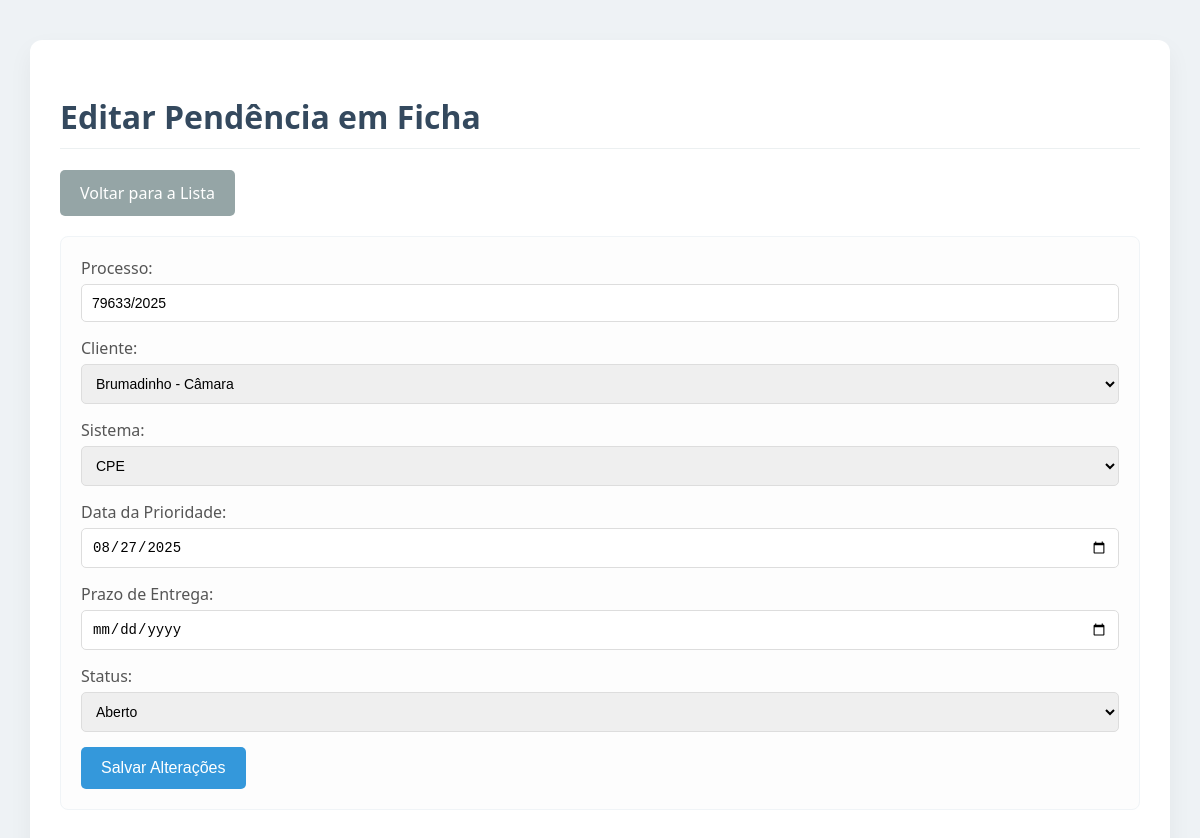
Screenshot of /edit_pendencia/1 with the database file from the repository.
### tables this page shows
CREATE TABLE pendencias (
            id INTEGER PRIMARY KEY AUTOINCREMENT,
            processo TEXT NOT NULL,
            sistema TEXT,
            prazo_entrega TEXT,
            status TEXT
        , cliente TEXT, data_prioridade TEXT);

CREATE TABLE sistemas (
            id INTEGER PRIMARY KEY AUTOINCREMENT,
            nome TEXT NOT NULL,
            sigla TEXT NOT NULL
        );

### app.py (the view, shortened to what this page needs)
@app.route('/edit_pendencia/<int:id>', methods=['GET', 'POST'])
def edit_pendencia(id):
    conn = get_db_connection()
    pendencia = conn.execute('SELECT * FROM pendencias WHERE id = ?', (id,)).fetchone()
    sistemas_para_selecao = [row['sigla'] for row in conn.execute('SELECT sigla FROM sistemas').fetchall()]
    clientes_data = [f"{row['municipio']} - {row['orgao']}" for row in conn.execute('SELECT municipio, orgao FROM clientes').fetchall()]
    conn.close()
    return render_template('edit_pendencia.html', pendencia=pendencia, sistemas_para_selecao=sistemas_para_selecao, clientes=clientes_data)

### app.py (called while the page is built)
def get_db_connection():
    conn = sqlite3.connect('database.db')
    conn.row_factory = sqlite3.Row
    return conn

### templates/edit_pendencia.html (shortened to what this page needs)
<!DOCTYPE html>
<html lang="pt-br">
<head>
    <link rel="stylesheet" href="{{ url_for('static', filename='style.css') }}">
</head>
<body>
    <div class="container">
        <h1>Editar Pendência em Ficha</h1>
        <a href="{{ url_for('pendencias') }}" class="button">Voltar para a Lista</a>
        <form action="{{ url_for('edit_pendencia', id=pendencia['id']) }}" method="post">
            <label for="processo">Processo:</label>
            <input type="text" id="processo" name="processo" value="{{ pendencia['processo'] }}" required>
            <label for="cliente">Cliente:</label>
            <select id="cliente" name="cliente">
                {% for cliente in clientes %}
                    <option value="{{ cliente }}" {% if cliente == pendencia['cliente'] %}selected{% endif %}>{{ cliente }}</option>
                {% endfor %}
            </select>
            <label for="sistema">Sistema:</label>
            <select id="sistema" name="sistema">
                {% for sistema in sistemas_para_selecao %}
                    <option value="{{ sistema }}" {% if sistema == pendencia['sistema'] %}selected{% endif %}>{{ sistema }}</option>
                {% endfor %}
            </select>
            <label for="data_prioridade">Data da Prioridade:</label>
            <input type="date" id="data_prioridade" name="data_prioridade" value="{{ pendencia['data_prioridade'] }}">
            <label for="prazo_entrega">Prazo de Entrega:</label>
            <input type="date" id="prazo_entrega" name="prazo_entrega" value="{{ pendencia['prazo_entrega'] }}">
            <label for="status">Status:</label>
            <select id="status" name="status">
                <option value="Aberto" {% if pendencia['status'] == 'Aberto' %}selected{% endif %}>Aberto</option>
            </select>
            <button type="submit">Salvar Alterações</button>
        </form>
    </div>
</body>
</html>

### static/style.css (style rules this page uses)
body { font-family: 'Segoe UI', Tahoma, Geneva, Verdana, sans-serif; background-color: #eef2f5; margin: 0; padding: 0; color: #444; }
.container { max-width: 90%; margin: 40px auto; background: #fff; padding: 30px; border-radius: 12px; box-shadow: 0 10px 25px rgba(0, 0, 0, 0.05); }
h1, h2 { color: #34495e; border-bottom: 1px solid #ecf0f1; padding-bottom: 10px; margin-top: 25px; }
form { background: #fdfdfd; padding: 20px; border-radius: 8px; margin-bottom: 20px; border: 1px solid #f0f4f7; }
label { display: block; margin-bottom: 5px; font-weight: 500; color: #555; }
input[type="text"], input[type="email"], input[type="tel"], input[type="date"], input[type="number"], select, textarea { width: 100%; padding: 10px; margin-bottom: 15px; border: 1px solid #ddd; border-radius: 5px; box-sizing: border-box; font-size: 14px; transition: border-color 0.3s; }
button[type="submit"] { background-color: #3498db; color: white; padding: 12px 20px; border: none; border-radius: 5px; cursor: pointer; font-size: 16px; transition: background-color 0.3s; }
a.button { display: inline-block; padding: 12px 20px; background-color: #95a5a6; color: white; text-decoration: none; border-radius: 5px; margin-bottom: 20px; transition: background-color 0.3s; }

### rows the page displays
pendencias: processo "79633/2025", cliente "Brumadinho - Câmara", sistema "CPE", data_prioridade "08/27/2025", status "Aberto"
